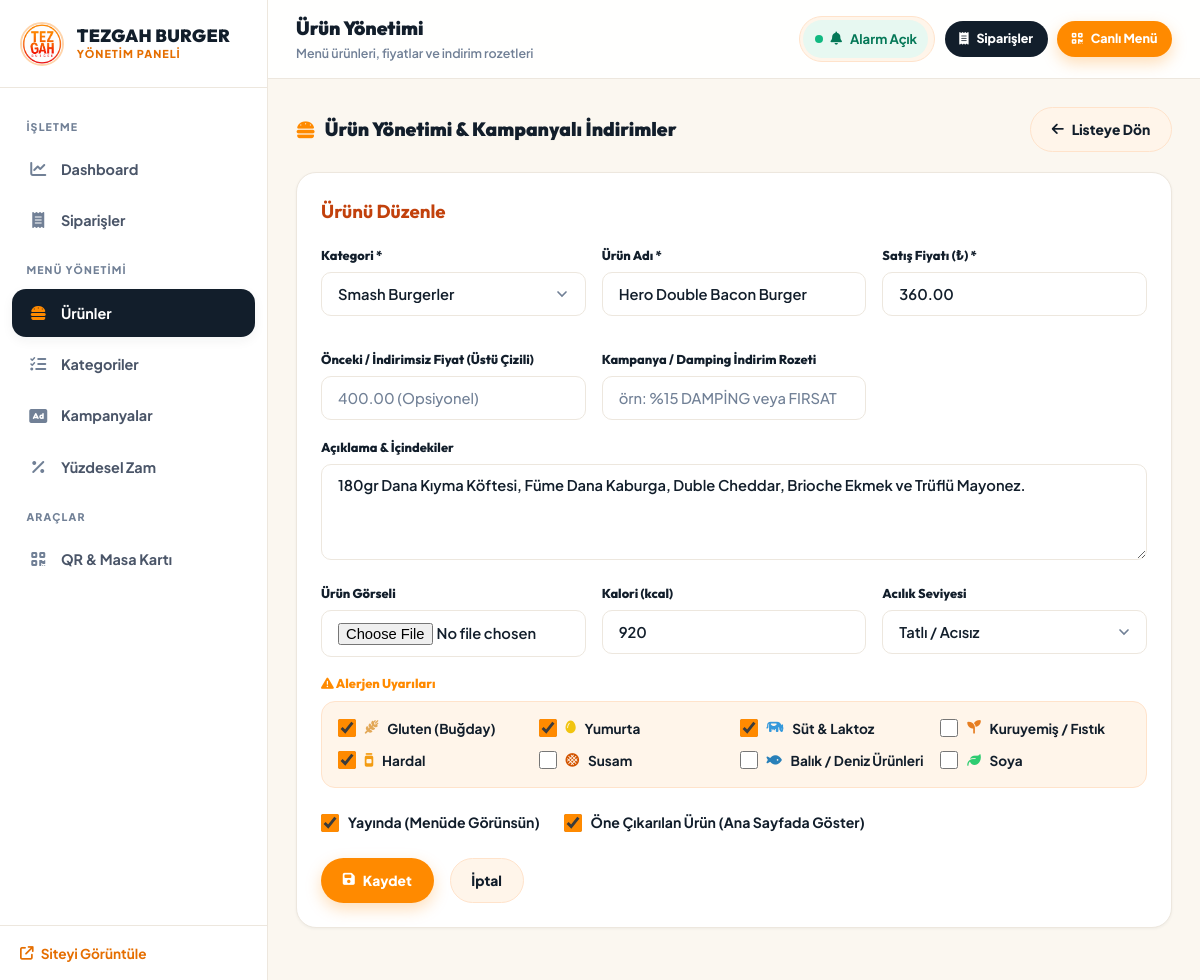
Screenshot of /admin/products.php?action=edit&id=2 with the database file from the repository.
### tables this page shows
CREATE TABLE IF NOT EXISTS products (
    id INT AUTO_INCREMENT PRIMARY KEY,
    category_id INT NOT NULL,
    name VARCHAR(150) NOT NULL,
    slug VARCHAR(150) NOT NULL,
    description TEXT,
    price DECIMAL(10,2) NOT NULL,
    original_price DECIMAL(10,2) DEFAULT NULL,
    image VARCHAR(255) DEFAULT NULL,
    allergens VARCHAR(255) DEFAULT '',  
    spiciness TINYINT DEFAULT 0,  
    calories INT DEFAULT NULL,
    is_active TINYINT(1) DEFAULT 1,
    is_featured TINYINT(1) DEFAULT 0,
    created_at DATETIME DEFAULT CURRENT_TIMESTAMP,
    FOREIGN KEY (category_id) REFERENCES categories(id) ON DELETE CASCADE
);

CREATE TABLE IF NOT EXISTS categories (
    id INT AUTO_INCREMENT PRIMARY KEY,
    name VARCHAR(100) NOT NULL,
    slug VARCHAR(100) NOT NULL UNIQUE,
    icon VARCHAR(50) DEFAULT 'fa-burger',
    sort_order INT DEFAULT 0,
    is_active TINYINT(1) DEFAULT 1
);

### includes/functions.php (called while the page is built, shortened)
<?php
function getAllergensList() {
    return [
        'gluten'  => ['name' => 'Gluten (Buğday)', 'icon' => 'fa-wheat-awn', 'color' => '#e3a857'],
        'egg'     => ['name' => 'Yumurta', 'icon' => 'fa-egg', 'color' => '#f1c40f'],
        'milk'    => ['name' => 'Süt & Laktoz', 'icon' => 'fa-cow', 'color' => '#3498db'],
        'nuts'    => ['name' => 'Kuruyemiş / Fıstık', 'icon' => 'fa-seedling', 'color' => '#e67e22'],
        'mustard' => ['name' => 'Hardal', 'icon' => 'fa-jar', 'color' => '#f39c12'],
        'sesame'  => ['name' => 'Susam', 'icon' => 'fa-stroopwafel', 'color' => '#d35400'],
        'fish'    => ['name' => 'Balık / Deniz Ürünleri', 'icon' => 'fa-fish', 'color' => '#2980b9'],
        'soy'     => ['name' => 'Soya', 'icon' => 'fa-leaf', 'color' => '#2ecc71']
    ];
}
function getCategories($only_active = true) {
    $db = getDB();
    $sql = "SELECT * FROM categories " . ($only_active ? "WHERE is_active = 1 " : "") . "ORDER BY sort_order ASC, name ASC";
    $stmt = $db->prepare($sql);
    $stmt->execute();
    return $stmt->fetchAll();
}
function getProducts($category_id = null, $only_active = true) {
    $db = getDB();
    $sql = "SELECT p.*, c.name as category_name FROM products p JOIN categories c ON p.category_id = c.id ";
    $params = [];
    $sql .= " ORDER BY c.sort_order ASC, p.is_featured DESC, p.name ASC";
    $stmt = $db->prepare($sql);
    $stmt->execute($params);
    return $stmt->fetchAll();
}
function getProductById($id) {
    $db = getDB();
    $stmt = $db->prepare("SELECT p.*, c.name as category_name FROM products p JOIN categories c ON p.category_id = c.id WHERE p.id = ?");
    $stmt->execute([$id]);
    return $stmt->fetch();
}
    ob_start(); ?>

### admin/products.php (the view, shortened to what this page needs)
<?php
require_once __DIR__ . '/inc/header.php';
$categories = getCategories(false);
$allergens_list = getAllergensList();
$action = isset($_GET['action']) ? $_GET['action'] : 'list';
$edit_id = isset($_GET['id']) ? intval($_GET['id']) : 0;
$editing_product = null;
if ($action === 'edit' && $edit_id > 0) {
    $editing_product = getProductById($edit_id);
}
$products = getProducts(null, false);
?>
<div class="card-header-flex">
    <h2 class="card-title"><i class="fa-solid fa-burger"></i> Ürün Yönetimi & Kampanyalı İndirimler</h2>
    <?php if ($action === 'list'): ?>
        <a href="products.php?action=new" class="btn btn-primary"><i class="fa-solid fa-plus"></i> Yeni Ürün Ekle</a>
    <?php else: ?>
        <a href="products.php" class="btn btn-ghost"><i class="fa-solid fa-arrow-left"></i> Listeye Dön</a>
    <?php endif; ?>
</div>
<?php if ($action === 'new' || $action === 'edit'): ?>
    <div class="admin-card">
        <h3 style="font-family: var(--font-heading); margin-bottom: 1.25rem; color: var(--gold-accent);">
            <?= $editing_product ? 'Ürünü Düzenle' : 'Yeni Ürün Oluştur' ?>
        </h3>
        <form action="products.php" method="POST" enctype="multipart/form-data">
            <div class="form-grid">
                <div class="form-group">
                    <label class="form-label">Kategori *</label>
                    <select name="category_id" class="form-control" required>
                        <?php foreach ($categories as $cat): ?>
                            <option value="<?= $cat['id'] ?>" <?= ($editing_product['category_id'] ?? 0) == $cat['id'] ? 'selected' : '' ?>>
                                <?= htmlspecialchars($cat['name']) ?>
                            </option>
                        <?php endforeach; ?>
                    </select>
                </div>
                <div class="form-group">
                    <label class="form-label">Ürün Adı *</label>
                    <input type="text" name="name" class="form-control" value="<?= htmlspecialchars($editing_product['name'] ?? '') ?>" required placeholder="örn: Tezgah Special Double Smash Burger">
                </div>
                <div class="form-group">
                    <label class="form-label">Satış Fiyatı (₺) *</label>
                    <input type="number" step="0.01" name="price" class="form-control" value="<?= $editing_product['price'] ?? '' ?>" required placeholder="340.00">
                </div>
                <div class="form-group">
                    <label class="form-label">Önceki / İndirimsiz Fiyat (Üstü Çizili)</label>
                    <input type="number" step="0.01" name="original_price" class="form-control" value="<?= $editing_product['original_price'] ?? '' ?>" placeholder="400.00 (Opsiyonel)">
                </div>
                <div class="form-group">
                    <label class="form-label">Kampanya / Damping İndirim Rozeti</label>
                    <input type="text" name="discount_tag" class="form-control" value="<?= htmlspecialchars($editing_product['discount_tag'] ?? '') ?>" placeholder="örn: %15 DAMPİNG veya FIRSAT">
                </div>
            </div>
            <div class="form-group">
                <label class="form-label">Açıklama & İçindekiler</label>
                <textarea name="description" class="form-control" rows="3" placeholder="200gr Dana Kaburga, Karamelize Soğan, Cheddar..."><?= htmlspecialchars($editing_product['description'] ?? '') ?></textarea>
            </div>
            <div class="form-grid">
                <div class="form-group">
                    <label class="form-label">Ürün Görseli</label>
                    <input type="file" name="image" class="form-control" accept="image/*">
                </div>
                <div class="form-group">
                    <label class="form-label">Kalori (kcal)</label>
                    <input type="number" name="calories" class="form-control" value="<?= $editing_product['calories'] ?? '' ?>" placeholder="850">
                </div>
                <div class="form-group">
                    <label class="form-label">Acılık Seviyesi</label>
                    <select name="spiciness" class="form-control">
                        <option value="0" <?= ($editing_product['spiciness'] ?? 0) == 0 ? 'selected' : '' ?>>Tatlı / Acısız</option>
                    </select>
                </div>
            </div>
            <div class="form-group">
                <label class="form-label" style="color: var(--copper-primary);"><i class="fa-solid fa-triangle-exclamation"></i> Alerjen Uyarıları</label>
                <div class="check-grid">
                    <?php
                    $selected_allergens = explode(',', $editing_product['allergens'] ?? '');
                    foreach ($allergens_list as $key => $al):
                    ?>
                        <label class="check-row" style="font-size: 0.85rem;">
                            <input type="checkbox" name="allergens[]" value="<?= $key ?>" <?= in_array($key, $selected_allergens) ? 'checked' : '' ?>>
                            <i class="fa-solid <?= $al['icon'] ?>" style="color: <?= $al['color'] ?>;"></i> <?= $al['name'] ?>
                        </label>
                    <?php endforeach; ?>
                </div>
            </div>
            <div style="display: flex; gap: 1.5rem; margin-top: 1.5rem;">
                <label class="check-row">
                    <input type="checkbox" name="is_active" value="1" <?= ($editing_product['is_active'] ?? 1) == 1 ? 'checked' : '' ?>>
                    Yayında (Menüde Görünsün)
                </label>
                <label class="check-row">
                    <input type="checkbox" name="is_featured" value="1" <?= ($editing_product['is_featured'] ?? 0) == 1 ? 'checked' : '' ?>>
                    Öne Çıkarılan Ürün (Ana Sayfada Göster)
                </label>
            </div>
            <div style="margin-top: 1.5rem; display: flex; gap: 1rem;">
                <button type="submit" name="save_product" class="btn btn-primary"><i class="fa-solid fa-save"></i> Kaydet</button>
                <a href="products.php" class="btn btn-ghost">İptal</a>
            </div>
        </form>
    </div>
<?php endif; ?>
<?php require_once __DIR__ . '/inc/footer.php'; ?>

### public/assets/css/admin.css (style rules this page uses)
:root { --bg-canvas: #FBF7F0; --bg-surface: #FFFFFF; --bg-card: #FFF5EA; --bg-card-hover: #FFEDE0; --bg-navy: #121E2B; --bg-navy-hover: #1A293B; --orange-primary: #FF8A00; --orange-hover: #E56E00; --orange-soft: #FFF1E2; --orange-border: #FFD4AA; --orange-glow: rgba(255, 138, 0, 0.28); --text-navy: #121E2B; --text-body: #4A5568; --text-muted: #718096; --border-subtle: #FFE3CB; --border-neutral: #EDE7DE; --success: #10B981; --success-soft: #E7F8F1; --warning: #F59E0B; --warning-soft: #FEF4E2; --danger: #EF4444; --danger-soft: #FDECEC; --info: #3B82F6; --info-soft: #EAF1FE; --purple: #8B5CF6; --purple-soft: #F1ECFE; --copper-primary: #FF8A00; --copper-hover: #E56E00; --gold-accent: #C2410C; --admin-border: #FFE3CB; --text-primary: #121E2B; --font-heading: 'Outfit', -apple-system, BlinkMacSystemFont, sans-serif; --font-body: 'Plus Jakarta Sans', -apple-system, BlinkMacSystemFont, sans-serif; --sidebar-width: 268px; --radius-pill: 9999px; --radius-curve: 20px; --radius-md: 14px; --radius-sm: 10px; --shadow-xs: 0 1px 3px rgba(18, 30, 43, 0.05); --shadow-sm: 0 4px 12px rgba(18, 30, 43, 0.05); --shadow-md: 0 10px 28px rgba(18, 30, 43, 0.08); --shadow-lg: 0 20px 45px rgba(18, 30, 43, 0.12); --transition: all 0.22s cubic-bezier(0.4, 0, 0.2, 1); }
*, *::before, *::after { margin: 0; padding: 0; box-sizing: border-box; }
body { font-family: var(--font-body); background-color: var(--bg-canvas); color: var(--text-body); line-height: 1.55; min-height: 100vh; -webkit-font-smoothing: antialiased; }
a { color: inherit; text-decoration: none; }
.admin-card { background: var(--bg-surface); border: 1.5px solid var(--border-neutral); border-radius: var(--radius-curve); padding: 1.5rem; margin-bottom: 1.5rem; box-shadow: var(--shadow-xs); transition: var(--transition); position: relative; }
.card-header-flex { display: flex; align-items: center; justify-content: space-between; margin-bottom: 1.25rem; flex-wrap: wrap; gap: 0.9rem; }
.card-title { font-family: var(--font-heading); font-size: 1.2rem; font-weight: 900; color: var(--text-navy); display: flex; align-items: center; gap: 0.6rem; }
.card-title i { color: var(--orange-primary); }
.form-group { margin-bottom: 1.1rem; }
.form-label { display: block; font-family: var(--font-heading); font-weight: 800; font-size: 0.8rem; margin-bottom: 0.4rem; color: var(--text-navy); }
.form-control { width: 100%; background: var(--bg-surface); border: 1.5px solid var(--border-neutral); color: var(--text-navy); padding: 0.7rem 1rem; border-radius: var(--radius-sm); font-family: var(--font-body); font-size: 0.92rem; font-weight: 600; transition: var(--transition); outline: none; min-height: 44px; }
.form-control::placeholder { color: var(--text-muted); font-weight: 500; }
select.form-control { appearance: none; background-repeat: no-repeat; background-position: right 0.9rem center; background-size: 16px; padding-right: 2.4rem; cursor: pointer; }
textarea.form-control { min-height: 96px; resize: vertical; }
.form-grid { display: grid; grid-template-columns: repeat(auto-fit, minmax(220px, 1fr)); gap: 1rem; }
.check-row { display: flex; align-items: center; gap: 0.55rem; font-weight: 700; font-size: 0.88rem; color: var(--text-navy); cursor: pointer; }
.check-row input[type="checkbox"] { width: 18px; height: 18px; accent-color: var(--orange-primary); cursor: pointer; }
.check-grid { display: grid; grid-template-columns: repeat(auto-fill, minmax(185px, 1fr)); gap: 0.7rem; background: var(--bg-card); padding: 1rem; border-radius: var(--radius-md); border: 1.5px solid var(--border-subtle); }
.btn { padding: 0.68rem 1.3rem; border-radius: var(--radius-pill); font-family: var(--font-body); font-weight: 800; font-size: 0.86rem; cursor: pointer; border: 1.5px solid transparent; display: inline-flex; align-items: center; justify-content: center; gap: 0.5rem; transition: var(--transition); white-space: nowrap; min-height: 44px; }
.btn-primary { background: var(--orange-primary); color: #FFFFFF; box-shadow: 0 6px 16px var(--orange-glow); }
.btn-ghost { background: var(--bg-card); color: var(--text-navy); border-color: var(--border-subtle); }

### rows the page displays
products: category_id "Smash Burgerler", name "Hero Double Bacon Burger", price "360.00", description "180gr Dana Kıyma Köftesi, Füme Dana Kaburga, Duble Cheddar, Brioche Ekmek ve Trüflü Mayonez.", calories "920", spiciness "Tatlı / Acısız", allergens "☑", is_active "☑", is_featured "☑"

### other values shown
$group_label "İŞLETME"
$item['label'] "Dashboard"
$item['label'] "Siparişler"
$group_label "MENÜ YÖNETİMİ"
$item['label'] "Ürünler"
$item['label'] "Kategoriler"
$item['label'] "Kampanyalar"
$item['label'] "Yüzdesel Zam"
$group_label "ARAÇLAR"
$item['label'] "QR & Masa Kartı"
$page_title "Ürün Yönetimi"
$page_subtitle "Menü ürünleri, fiyatlar ve indirim rozetleri"
$al['name'] "Gluten (Buğday)"
$al['name'] "Yumurta"
$al['name'] "Süt & Laktoz"
